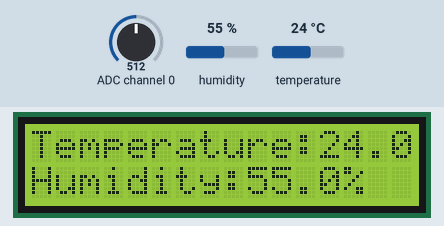
Bench run of a program on a simulated Raspberry Pi (BCM pin numbers). Shown: 16×2 character LCD. The inputs (shaded band) are chosen by the test bench; at power-on: ADC channel 0 = 512, humidity 55 %, temperature 24 °C (analog values on the 0–1023 scale). Requests to the public web service named in the program get a made-up reply in its usual format after 0.4 s (London, UTC, broken clouds, 64 % humidity, 1013 hPa unless stated); what the program prints to the terminal is not drawn.

Above: at 5.2 s.
5.3 s: ADC channel 0 set to 610
At 13.7 s:
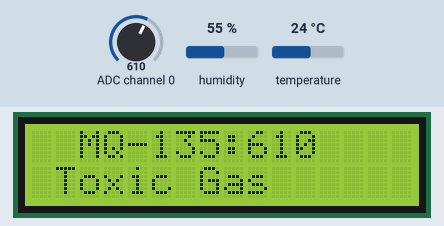
16.4 s: humidity set to 22 %
At 17.5 s:
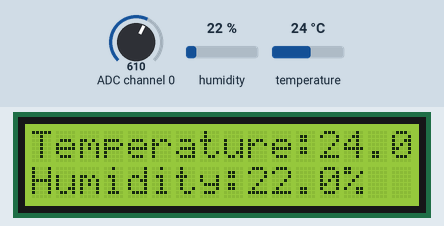
22.6 s: temperature set to 12 °C
At 29.7 s:
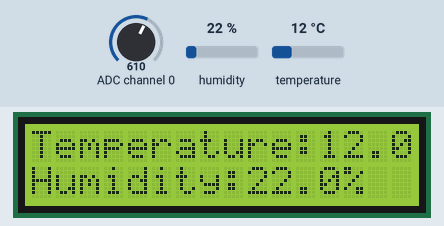
32.5 s: ADC channel 0 set to 588
At 37.6 s:
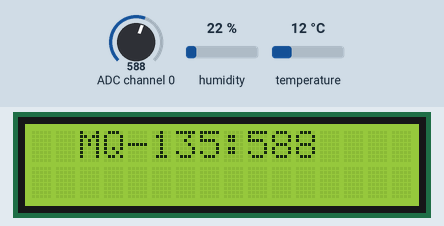
41.4 s: humidity set to 40 %
At 47.7 s:
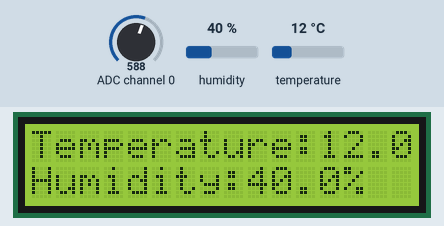
50.4 s: ADC channel 0 set to 511
At 56.4 s:
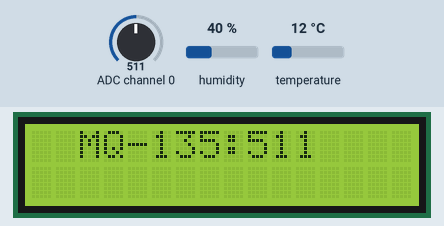
Timing chart, 0 to 57.9 s (numbered marks = the images above; inputs shaded):
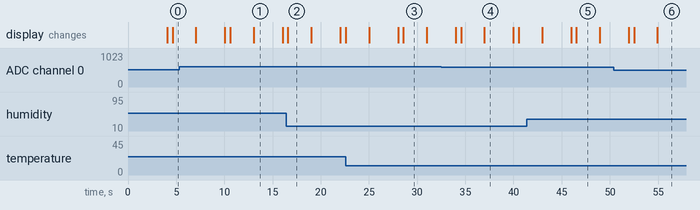

Measured:
- the behaviour switches between 601 and 600 on ADC channel 0 (found by bisection; images 3 and 4)
- after the input at 5.3 s, the display: first differs from a run without the input after 7.7 s (image 1)
- after the input at 32.5 s, the display: first differs from a run without the input after 4.5 s (image 4)
- what the display in image 1 shows lasts 3.0 s, from 13.0 s to 16.0 s
- what the display in image 2 shows lasts 2.4 s, from 16.6 s to 19.0 s

The program:

IOT_BASED_AIR_POLLUTION_MONITORING_DEVICE_USING_RASPBERRY_PI.py
```python
import requests
import time
import RPi.GPIO as GPIO
import Adafruit_DHT
import Adafruit_GPIO.SPI as SPI
import Adafruit_MCP3008
import Adafruit_CharLCD as LCD

# API Configuration
api_key = "S735ZEHI88Z2JL3D"
api_url = "https://api.thingspeak.com/update.json"

# GPIO Configuration
GPIO.setmode(GPIO.BCM)

# DHT Sensor Configuration
val = Adafruit_DHT.DHT11
DHT_PIN = 4

# LCD Configuration
lcd_rs = 14
lcd_en = 15
lcd_d4 = 18
lcd_d5 = 23
lcd_d6 = 24
lcd_d7 = 25
lcd_backlight = 4
lcd_columns = 16
lcd_rows = 2

# MCP3008 Configuration
CLK = 11
MOSI = 10
MISO = 9
CS = 8

# Initialize the LCD
lcd = LCD.Adafruit_CharLCD(lcd_rs, lcd_en, lcd_d4, lcd_d5, lcd_d6, lcd_d7,
                           lcd_columns, lcd_rows, lcd_backlight)

# Print project name only once
lcd.set_cursor(1, 0)
lcd.message('IOT Based Air')
lcd.set_cursor(3, 1)
lcd.message('Pollution')
time.sleep(4)

# Initialize the MCP3008 ADC
mcp = Adafruit_MCP3008.MCP3008(clk=CLK, mosi=MOSI, miso=MISO, cs=CS)

try:
    while True:
        lcd.clear()

        # Read from DHT sensor
        hum, temp = Adafruit_DHT.read(val, DHT_PIN)
        mq135 = mcp.read_adc(0)  # Read the MQ-135 sensor

        # Display temperature and humidity on the same line
        if temp is not None and hum is not None:
            lcd.set_cursor(0, 0)
            lcd.message(f'Temperature:{temp:.1f}C')
            lcd.set_cursor(0, 1)
            lcd.message(f'Humidity:{hum:.1f}%')
            time.sleep(2)

            # Print sensor values to console
            print(f'Temperature: {temp:.1f}C  Humidity: {hum:.1f}%  MQ135 Value: {mq135}')

            # Prepare data for ThingSpeak
            data = {
                "api_key": api_key,
                "field1": temp,
                "field2": hum,
                "field3": mq135
            }

            # Send data to ThingSpeak
            response = requests.post(api_url, data=data)
            if response.status_code == 200:
                print("Data sent successfully to ThingSpeak.")
            else:
                print("Failed to send data. Status code:", response.status_code)
            lcd.clear()
            lcd.set_cursor(2, 0)
            lcd.message(f'MQ-135:{mq135}')
            if mq135>600:
                lcd.set_cursor(1,1)
                lcd.message('Toxic Gas')
            time.sleep(2)
        else:
            print("Failed to get a reading from the sensor. Trying again...")
            lcd.set_cursor(0, 0)
            lcd.message('Sensor Error')

        time.sleep(1)  # Adjust the sleep interval as needed
except KeyboardInterrupt:
    print("Program terminated by user.")
finally:
    GPIO.cleanup()
```
